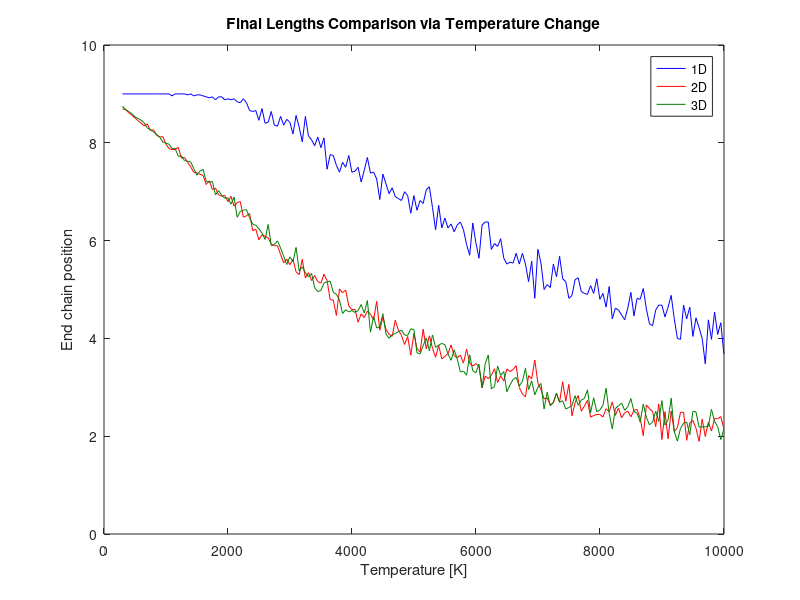

MATLAB code to generate this figure:
close all;
clear all;

% Loading in the files
load('Results_1D_Simulation_Temp_plot2.mat');
load('Results_2D_Simulation_Temp_plot2.mat');
load('Results_3D_Simulation_Temp_plot2.mat');

% Simulated temperature values for each case
max_temp = 10^4;
T_vals = [298:50:max_temp];

%% Extracting the final lengths at each force 
% 1D results
final_pos_1d = P_1d_dynamics_temp(1,10,:);
final_pos_1d = final_pos_1d(:)';

% 2D results
final_x_pos_2d = P_2d_dynamics_temp(1, 10, :);
final_x_pos_2d = final_x_pos_2d(:)';

final_y_pos_2d = P_2d_dynamics_temp(2, 10, :);
final_y_pos_2d = final_y_pos_2d(:)';

% Distance from origin to end point of chain 
final_dist_2d = sqrt(final_x_pos_2d.^2 + final_y_pos_2d.^2);

% 3D results
final_x_pos_3d = P_3d_dynamics_temp(1, 10, :);
final_x_pos_3d = final_x_pos_3d(:)';

final_y_pos_3d = P_3d_dynamics_temp(2, 10, :);
final_y_pos_3d = final_y_pos_3d(:)';

final_z_pos_3d = P_3d_dynamics_temp(3, 10, :);
final_z_pos_3d = final_z_pos_3d(:)';

% Distance from origin to end point of chain 
final_dist_3d = sqrt(final_x_pos_3d.^2 + final_y_pos_3d.^2 + final_z_pos_3d.^2);

%% Plotting 
plot(T_vals, final_pos_1d, 'b');
hold on;
plot(T_vals, final_x_pos_2d, 'r');
hold on;
plot(T_vals, final_z_pos_3d, 'color', [0 0.5 0]);
hold off; 

title("Final Lengths Comparison via Temperature Change");
xlabel("Temperature [K]");
ylabel("End chain position");
legend("1D", "2D", "3D");